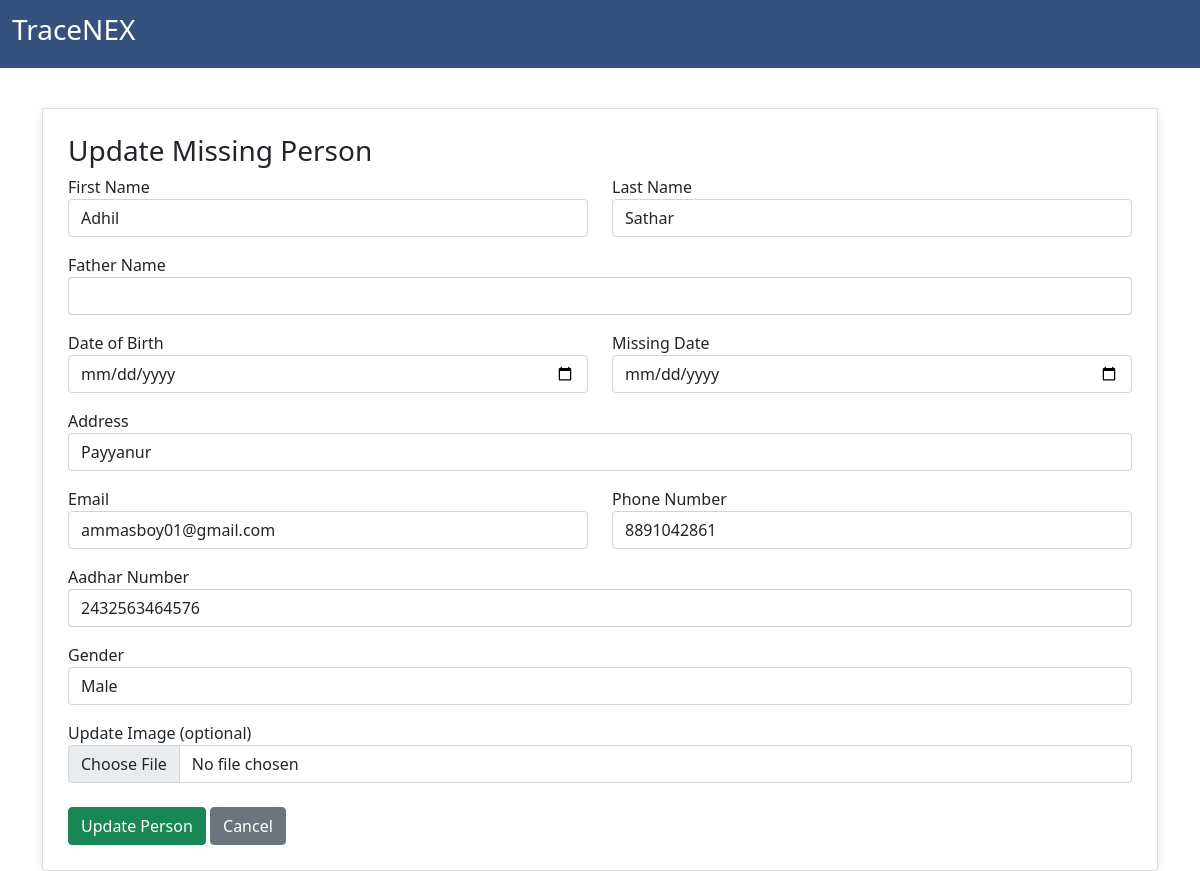
The app's page /update/16/ with its own data.
### missingperson/models.py (models this page shows, shortened)
class MissingPerson(models.Model):
    REPORT_TYPE_CHOICES = (
        ("POLICE", "Police"),
        ("INDIVIDUAL", "Individual"),
    )
    GENDER_CHOICES = (
        ("Male", "Male"),
        ("Female", "Female"),
        ("Other", "Other"),
    )
    first_name = models.CharField(
        max_length=100
    )
    last_name = models.CharField(
        max_length=100
    )
    father_name = models.CharField(
        max_length=100
    )
    date_of_birth = models.DateField()
    address = models.TextField()
    phone_number = models.CharField(
        max_length=15
    )
    aadhar_number = models.CharField(
        max_length=20
    )
    missing_from = models.DateField()
    email = models.EmailField()
    gender = models.CharField(
        max_length=10,
        choices=GENDER_CHOICES
    )
    image = models.ImageField(
        upload_to="missing_persons/"
    )
    report_type = models.CharField(
        max_length=20,
        choices=REPORT_TYPE_CHOICES,
        default="INDIVIDUAL"
    )
    created_at = models.DateTimeField(
        auto_now_add=True
    )

### missingperson/views.py (the view, shortened to what this page needs)
def update_person(request, person_id):
    person = MissingPerson.objects.get(id=person_id)
    return render(
        request,
        "update.html",
        {"person": person}
    )

### missingperson/templates/update.html (shortened to what this page needs)
<!DOCTYPE html>
<html>
<head>
<link href="https://cdn.jsdelivr.net/npm/bootstrap@5.0.2/dist/css/bootstrap.min.css"
rel="stylesheet">
</head>
<body>
<nav class="navbar navbar-dark"
style="background-color:#37517E;">
<div class="container-fluid">
<a class="navbar-brand" href="/">
<h3>TraceNEX</h3>
</a>
</div>
</nav>
<div class="container">
<div class="card">
<h3>Update Missing Person</h3>
<form method="POST" enctype="multipart/form-data">
<div class="row">
<div class="col">
<label>First Name</label>
<input type="text"
name="first_name"
class="form-control"
value="{{ person.first_name }}"
required>
</div>
<div class="col">
<label>Last Name</label>
<input type="text"
name="last_name"
class="form-control"
value="{{ person.last_name }}"
required>
</div>
</div>
<div class="mt-3">
<label>Father Name</label>
<input type="text"
name="father_name"
class="form-control"
value="{{ person.father_name }}"
required>
</div>
<div class="row mt-3">
<div class="col">
<label>Date of Birth</label>
<input type="date"
name="date_of_birth"
class="form-control"
value="{{ person.date_of_birth }}"
required>
</div>
<div class="col">
<label>Missing Date</label>
<input type="date"
name="missing_from"
class="form-control"
value="{{ person.missing_from }}"
required>
</div>
</div>
<div class="mt-3">
<label>Address</label>
<input type="text"
name="address"
class="form-control"
value="{{ person.address }}"
required>
</div>
<div class="row mt-3">
<div class="col">
<label>Email</label>
<input type="email"
name="email"
class="form-control"
value="{{ person.email }}"
required>
</div>
<div class="col">
<label>Phone Number</label>
<input type="text"
name="phone_number"
class="form-control"
value="{{ person.phone_number }}"
required>
</div>
</div>
<div class="mt-3">
<label>Aadhar Number</label>
<input type="text"
name="aadhar_number"
class="form-control"
value="{{ person.aadhar_number }}"
required>
</div>
<div class="mt-3">
<label>Gender</label>
<select name="gender"
class="form-control">
<option {% if person.gender == "Male" %}selected{% endif %}>Male</option>
</select>
</div>
<div class="mt-3">
<label>Update Image (optional)</label>
<input type="file"
name="image"
class="form-control">
</div>
<div class="mt-4">
<button type="submit"
class="btn btn-success">
Update Person
</button>
<a href="/missing/"
class="btn btn-secondary">
Cancel
</a>
</div>
</form>
</div>
</div>
</body>
</html>

### missingperson/templates/update.html (style rules this page uses)
.container { margin-top: 40px; }
.card { padding: 25px; box-shadow: 0px 2px 10px rgba(0,0,0,0.1); }

### records on screen
MissingPerson: first_name "Adhil", last_name "Sathar", address "Payyanur", email "ammasboy01@gmail.com", phone_number "8891042861", aadhar_number "2432563464576", gender "Male"
